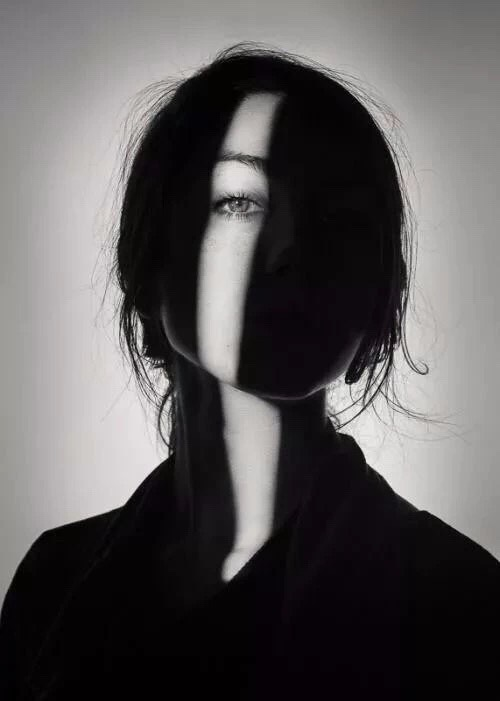
#> input picture Python2/55_Fourier_transformation/img1.jpg, 500 x 701 px, found by its file name
$ python test1.py
#> lines starting #> are read from the running program, lines starting #| are printed output that depends on the picture

# 傅里叶变换
# 写程序实现以下功能：
# 1. 载入图像，进行傅里叶变换，显示得到的频谱图像。
# 2. 去除频谱图像中的高频部分，进行反变换，显示得到的图像。
# 3. 去除频谱图像中的低频部分，进行反变换，显示得到的图像。

'''
import numpy as np
import cv2 as cv
import matplotlib.pyplot as plt
# Numpy实现傅里叶变换及逆变换
def Fourier_Transform_FFT(img):
    # 实现傅里叶变换
    fft_img = np.fft.fft2(img)
    # 将计算出来的DC分量居中
    fff_shift = np.fft.fftshift(fft_img)
    fff_result = np.log(np.abs(fff_shift))
    # 实现傅里叶逆变换
    ifft_shift = np.fft.ifftshift(fff_shift)
    ifft_t = np.fft.ifft2(ifft_shift)
    ifft_img = np.abs(ifft_t)
    plt.subplot(121)
    plt.title("Origin")
    plt.imshow(img)
    plt.subplot(122)
    plt.title("Fourier_Transform_FFT")
    plt.imshow(fff_result)
    plt.show()
    plt.subplot(121)
    plt.title("Origin")
    plt.imshow(img)
    plt.subplot(122)
    plt.title("Fourier_Transform_TFFT")
    plt.imshow(ifft_img)
    plt.show()
    plt.subplot(121)
    plt.title("Fourier_Transform_FFT")
    plt.imshow(fff_result)
    plt.subplot(122)
    plt.title("Fourier_Transform_TFFT")
    plt.imshow(ifft_img)
    plt.show()
if __name__ == '__main__':
    path = r'E:\All_Code\Python_Notepad++\55_Fourier_transformation\img1.jpg'
    img = cv.imread(path,0)
    Fourier_Transform_FFT(img)
'''

import cv2
import numpy as np
import matplotlib.pyplot as plt


# 傅里叶变换
path = r'E:\All_Code\Python_Notepad++\55_Fourier_transformation\img1.jpg'
img = cv2.imread(path,0)
#> img: shape (701, 500); min 0, max 255, mean 89.6
# 傅里叶变换函数
f = np.fft.fft2(img)
# 函数参数主要是np.fft.fft2()函数的输出，即复数数组。此函数可以将零频率分量移到频谱中心。
# 变换之后的频谱显示范围从[0, N]变为：[-N/2,N/2-1]（N为偶数）或[-(N-1)/2,(N-1)/2]（N为奇数）。
fshift = np.fft.fftshift(f)
# 函数参数主要是np.fft.fftshift()函数的输出，傅里叶变换得到的结果是一个复数数组，
# 不能直接用于显示图像，要想得到频谱灰度图像，需要一个映射，把复数映射[0, 255]之间。
result = 20*np.log(np.abs(fshift))
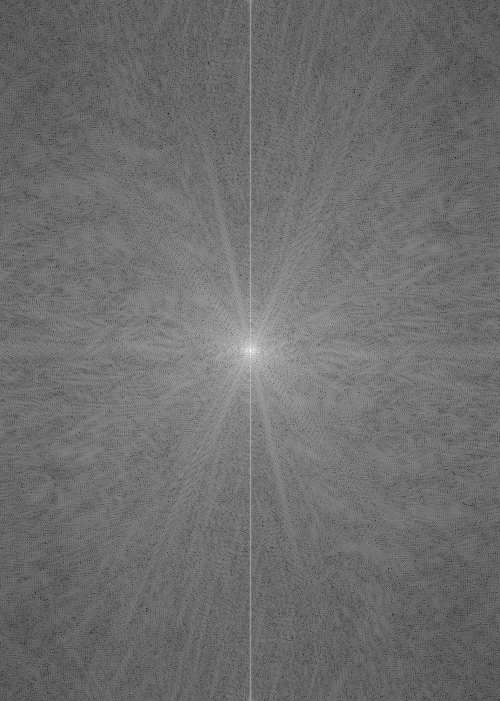
#> result: shape (701, 500) float64; min 11.77, max 345.3, mean 156.7; drawn with min black and max white

# 傅里叶逆变换
ishift = np.fft.ifftshift(fshift)
iimg = np.fft.ifft2(ishift)
iimg = np.abs(iimg)

plt.subplot(121)
plt.imshow(img, cmap = 'gray')
plt.title('original')
plt.axis('off')
plt.subplot(122)
plt.imshow(result, cmap = 'gray')
plt.title('result')
plt.axis('off')
plt.show()
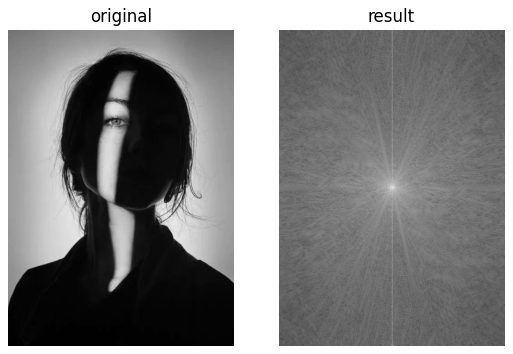
#> figure drawn by matplotlib, 2 panels

plt.subplot(121)
plt.imshow(result, cmap = 'gray')
plt.title('result')
plt.axis('off')
plt.subplot(122)
plt.imshow(iimg, cmap = 'gray')
plt.title('iimg')
plt.axis('off')
plt.show()
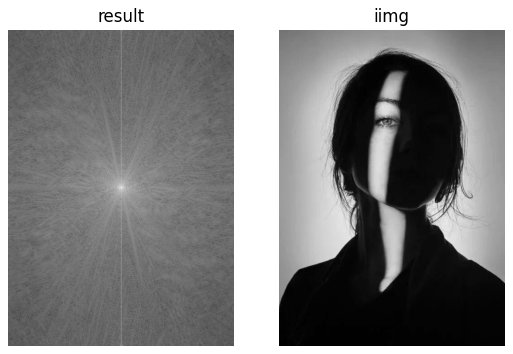
#> figure drawn by matplotlib, 2 panels


# 高通滤波器
# 衰减低频通过高频
# 增强尖锐细节，降低对比度
rows, cols = img.shape
#> rows = 701; cols = 500
crow,ccol = int(rows/2) , int(cols/2)
#> crow = 350; ccol = 250
fshift[crow-30:crow+30, ccol-30:ccol+30] = 0
ishift_high = np.fft.ifftshift(fshift)
iimg_high = np.fft.ifft2(ishift_high)
iimg_high = np.abs(iimg_high)
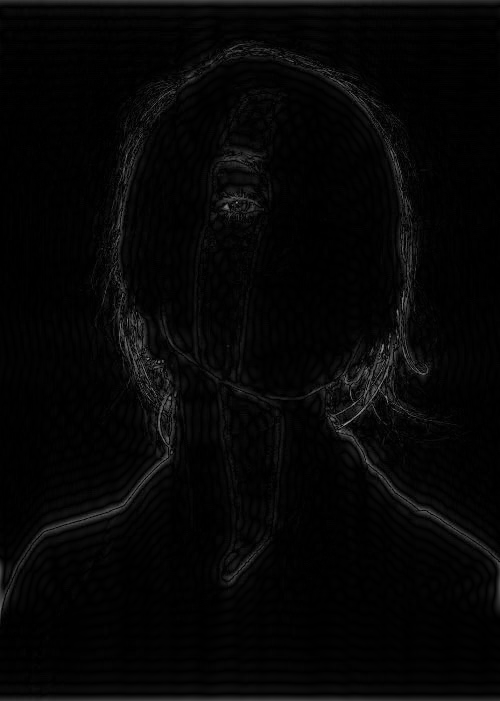
#> iimg_high: shape (701, 500) float64; min 0.00327, max 152.4, mean 6.3
plt.subplot(121),plt.imshow(img, cmap = 'gray')
plt.title('original'),plt.axis('off')
plt.subplot(122),plt.imshow(iimg_high, cmap = 'gray')
plt.title('iimg_high'),plt.axis('off')
plt.show()

# 低通滤波器
# 变模糊
dft = cv2.dft(np.float32(img),flags = cv2.DFT_COMPLEX_OUTPUT)
dftShift = np.fft.fftshift(dft)
rows, cols = img.shape
crow,ccol = int(rows/2) , int(cols/2)
mask = np.zeros((rows,cols,2),np.uint8)
mask[crow-30:crow+30, ccol-30:ccol+30] = 1
fShift = dftShift*mask
ishift = np.fft.ifftshift(fShift)
iImg = cv2.idft(ishift)
iImg= cv2.magnitude(iImg[:,:,0],iImg[:,:,1])
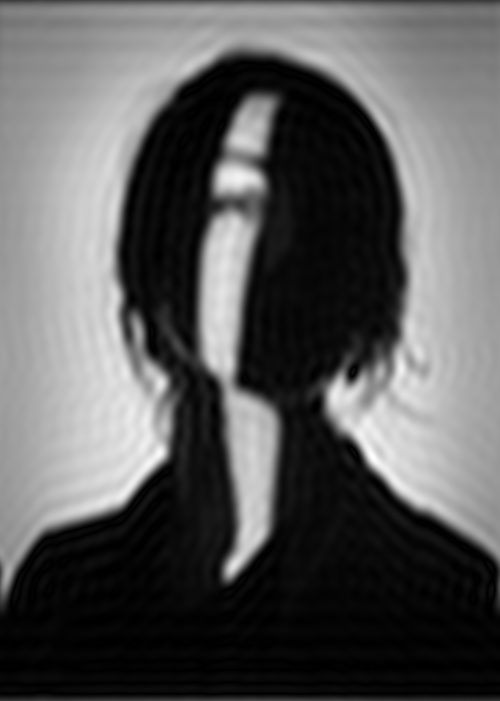
#> iImg: shape (701, 500) float32; min 6254.8, max 88462080, mean 31543428; drawn with min black and max white
plt.subplot(121),plt.imshow(img, cmap = 'gray')
plt.title('original'), plt.axis('off')
plt.subplot(122),plt.imshow(iImg, cmap = 'gray')
plt.title('inverse'), plt.axis('off')
plt.show()

$ run again, with Python2/55_Fourier_transformation/img2.jpg copied over Python2/55_Fourier_transformation/img1.jpg
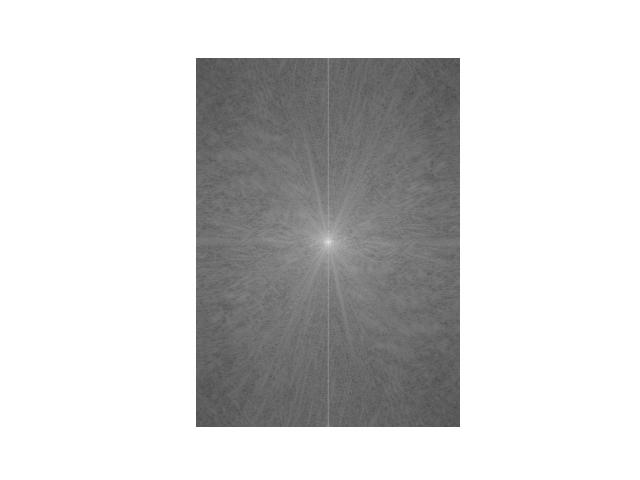
#> input picture Python2/55_Fourier_transformation/img2.jpg, 640 x 480 px, found by its file name
#> img is the input picture: shape (480, 640); min 72, max 255, mean 209.2
#> `iimg_high = np.abs(iimg_high)`:
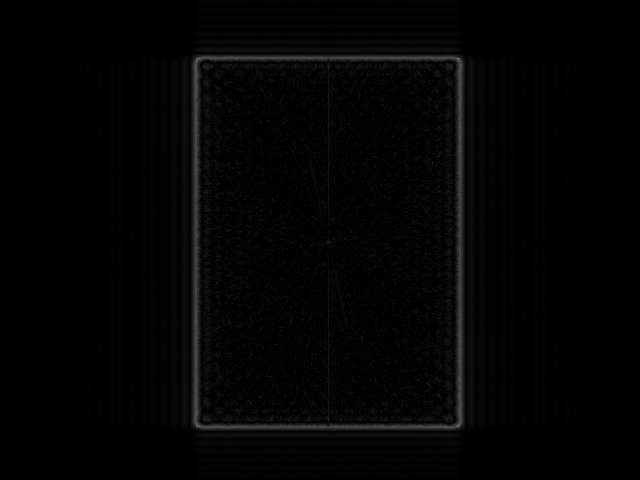
#> iimg_high: shape (480, 640) float64; min 9.3e-05, max 109.4, mean 4.4
#> `iImg= cv2.magnitude(iImg[:,:,0],iImg[:,:,1])`:
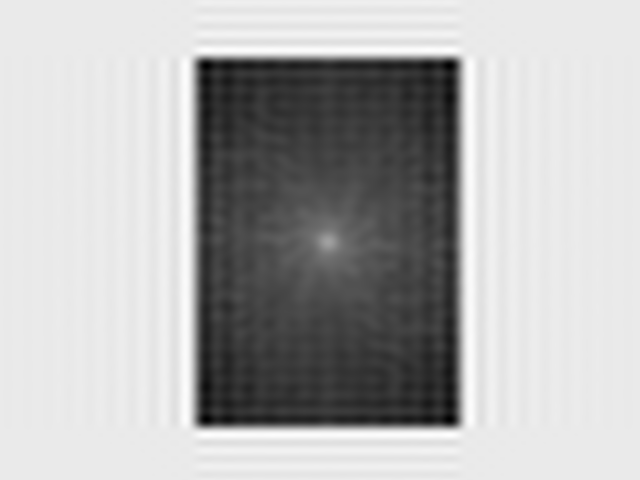
#> iImg: shape (480, 640) float32; min 18296810, max 83694720, mean 64271676; drawn with min black and max white
